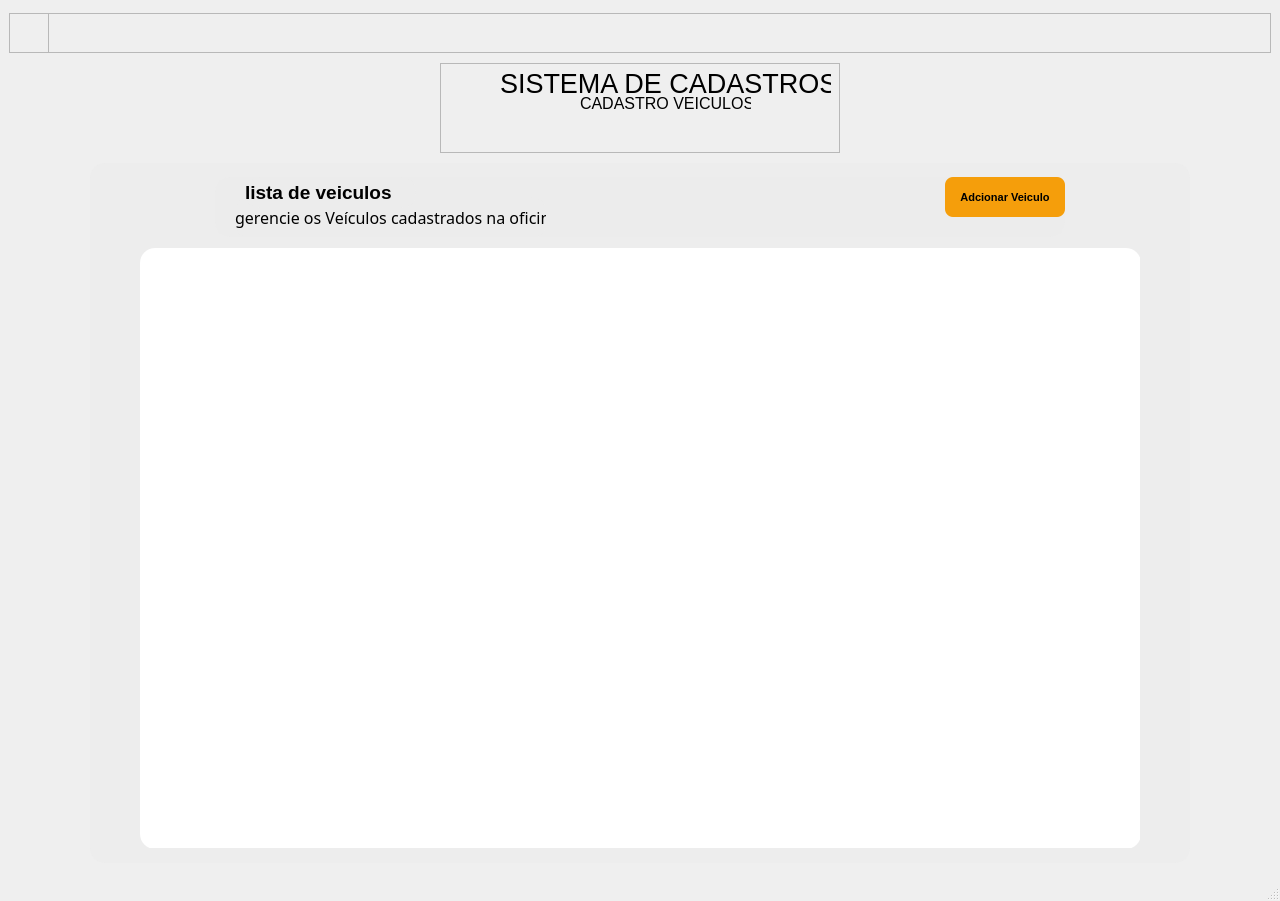
<?xml version="1.0" encoding="UTF-8"?>
<ui version="4.0">
 <class>MainWindow</class>
 <widget class="QMainWindow" name="MainWindow">
  <property name="geometry">
   <rect>
    <x>0</x>
    <y>0</y>
    <width>1280</width>
    <height>901</height>
   </rect>
  </property>
  <property name="windowTitle">
   <string>MainWindow</string>
  </property>
  <widget class="QWidget" name="centralwidget">
   <layout class="QVBoxLayout" name="verticalLayout">
    <item>
     <widget class="QFrame" name="frame_4">
      <property name="minimumSize">
       <size>
        <width>0</width>
        <height>40</height>
       </size>
      </property>
      <property name="maximumSize">
       <size>
        <width>16777215</width>
        <height>40</height>
       </size>
      </property>
      <property name="frameShape">
       <enum>QFrame::StyledPanel</enum>
      </property>
      <property name="frameShadow">
       <enum>QFrame::Raised</enum>
      </property>
      <widget class="QFrame" name="frame_5">
       <property name="geometry">
        <rect>
         <x>0</x>
         <y>0</y>
         <width>40</width>
         <height>40</height>
        </rect>
       </property>
       <property name="frameShape">
        <enum>QFrame::StyledPanel</enum>
       </property>
       <property name="frameShadow">
        <enum>QFrame::Raised</enum>
       </property>
       <widget class="QPushButton" name="pushButton_3">
        <property name="geometry">
         <rect>
          <x>0</x>
          <y>0</y>
          <width>40</width>
          <height>40</height>
         </rect>
        </property>
        <property name="cursor">
         <cursorShape>PointingHandCursor</cursorShape>
        </property>
        <property name="styleSheet">
         <string notr="true">QPushButton{
background: transparent;
border: none;
}</string>
        </property>
        <property name="text">
         <string/>
        </property>
        <property name="icon">
         <iconset>
          <normaloff>../imagem/icons/back.png</normaloff>../imagem/icons/back.png</iconset>
        </property>
        <property name="iconSize">
         <size>
          <width>32</width>
          <height>32</height>
         </size>
        </property>
        <property name="flat">
         <bool>false</bool>
        </property>
       </widget>
      </widget>
     </widget>
    </item>
    <item alignment="Qt::AlignHCenter">
     <widget class="QFrame" name="frame">
      <property name="minimumSize">
       <size>
        <width>400</width>
        <height>90</height>
       </size>
      </property>
      <property name="maximumSize">
       <size>
        <width>400</width>
        <height>90</height>
       </size>
      </property>
      <property name="frameShape">
       <enum>QFrame::StyledPanel</enum>
      </property>
      <property name="frameShadow">
       <enum>QFrame::Raised</enum>
      </property>
      <widget class="QLabel" name="label_2">
       <property name="geometry">
        <rect>
         <x>60</x>
         <y>0</y>
         <width>331</width>
         <height>41</height>
        </rect>
       </property>
       <property name="text">
        <string>&lt;html&gt;&lt;head/&gt;&lt;body&gt;&lt;p align=&quot;center&quot;&gt;&lt;span style=&quot; font-size:20pt;&quot;&gt;SISTEMA DE CADASTROS&lt;/span&gt;&lt;/p&gt;&lt;/body&gt;&lt;/html&gt;</string>
       </property>
      </widget>
      <widget class="QLabel" name="label_3">
       <property name="geometry">
        <rect>
         <x>140</x>
         <y>30</y>
         <width>171</width>
         <height>21</height>
        </rect>
       </property>
       <property name="text">
        <string>&lt;html&gt;&lt;head/&gt;&lt;body&gt;&lt;p&gt;&lt;span style=&quot; font-size:12pt;&quot;&gt;CADASTRO VEICULOS&lt;/span&gt;&lt;/p&gt;&lt;/body&gt;&lt;/html&gt;</string>
       </property>
      </widget>
     </widget>
    </item>
    <item alignment="Qt::AlignHCenter">
     <widget class="QFrame" name="frame_6">
      <property name="minimumSize">
       <size>
        <width>1100</width>
        <height>700</height>
       </size>
      </property>
      <property name="maximumSize">
       <size>
        <width>1100</width>
        <height>700</height>
       </size>
      </property>
      <property name="styleSheet">
       <string notr="true">QFrame{
background-color: rgba(236, 236, 236, 200);
border-radius: 15px;
}</string>
      </property>
      <property name="frameShape">
       <enum>QFrame::StyledPanel</enum>
      </property>
      <property name="frameShadow">
       <enum>QFrame::Raised</enum>
      </property>
      <layout class="QVBoxLayout" name="verticalLayout_2">
       <item alignment="Qt::AlignHCenter">
        <widget class="QFrame" name="frame_2">
         <property name="minimumSize">
          <size>
           <width>850</width>
           <height>60</height>
          </size>
         </property>
         <property name="maximumSize">
          <size>
           <width>850</width>
           <height>60</height>
          </size>
         </property>
         <property name="frameShape">
          <enum>QFrame::StyledPanel</enum>
         </property>
         <property name="frameShadow">
          <enum>QFrame::Raised</enum>
         </property>
         <widget class="QLabel" name="label_7">
          <property name="geometry">
           <rect>
            <x>20</x>
            <y>20</y>
            <width>311</width>
            <height>41</height>
           </rect>
          </property>
          <property name="font">
           <font>
            <family>Myanmar Text</family>
            <pointsize>12</pointsize>
           </font>
          </property>
          <property name="text">
           <string>gerencie os Veículos cadastrados na oficina</string>
          </property>
         </widget>
         <widget class="QLabel" name="label_6">
          <property name="geometry">
           <rect>
            <x>30</x>
            <y>0</y>
            <width>171</width>
            <height>31</height>
           </rect>
          </property>
          <property name="font">
           <font>
            <pointsize>13</pointsize>
            <weight>75</weight>
            <bold>true</bold>
           </font>
          </property>
          <property name="text">
           <string>&lt;html&gt;&lt;head/&gt;&lt;body&gt;&lt;p&gt;&lt;span style=&quot; font-size:14pt;&quot;&gt;lista de veiculos&lt;/span&gt;&lt;/p&gt;&lt;/body&gt;&lt;/html&gt;</string>
          </property>
         </widget>
         <widget class="QPushButton" name="pushButton">
          <property name="geometry">
           <rect>
            <x>730</x>
            <y>0</y>
            <width>120</width>
            <height>40</height>
           </rect>
          </property>
          <property name="cursor">
           <cursorShape>PointingHandCursor</cursorShape>
          </property>
          <property name="styleSheet">
           <string notr="true">QPushButton{
background-color: #f59e0b;
color: black;
border: none;
border-radius: 8px;
font-size: 11px;
font-weight: bold;
min-height: 20px;
}

QPushButton:hover{
background-color: #d97706;
}

QPushButton:pressed{
background-color: #b45309;
}

QPushButton:disabled{
background-color: #582503;
}</string>
          </property>
          <property name="text">
           <string>Adcionar Veiculo</string>
          </property>
         </widget>
        </widget>
       </item>
       <item alignment="Qt::AlignHCenter">
        <widget class="QFrame" name="frame_3">
         <property name="minimumSize">
          <size>
           <width>1000</width>
           <height>600</height>
          </size>
         </property>
         <property name="maximumSize">
          <size>
           <width>1000</width>
           <height>600</height>
          </size>
         </property>
         <property name="frameShape">
          <enum>QFrame::StyledPanel</enum>
         </property>
         <property name="frameShadow">
          <enum>QFrame::Raised</enum>
         </property>
         <widget class="QTableWidget" name="tableWidget">
          <property name="geometry">
           <rect>
            <x>0</x>
            <y>0</y>
            <width>1001</width>
            <height>601</height>
           </rect>
          </property>
          <property name="styleSheet">
           <string notr="true">QTableWidget{
background: white;
border-radius: 15px;
}</string>
          </property>
         </widget>
        </widget>
       </item>
      </layout>
     </widget>
    </item>
   </layout>
  </widget>
  <widget class="QMenuBar" name="menubar">
   <property name="geometry">
    <rect>
     <x>0</x>
     <y>0</y>
     <width>1280</width>
     <height>21</height>
    </rect>
   </property>
  </widget>
  <widget class="QStatusBar" name="statusbar"/>
 </widget>
 <resources/>
 <connections/>
</ui>
